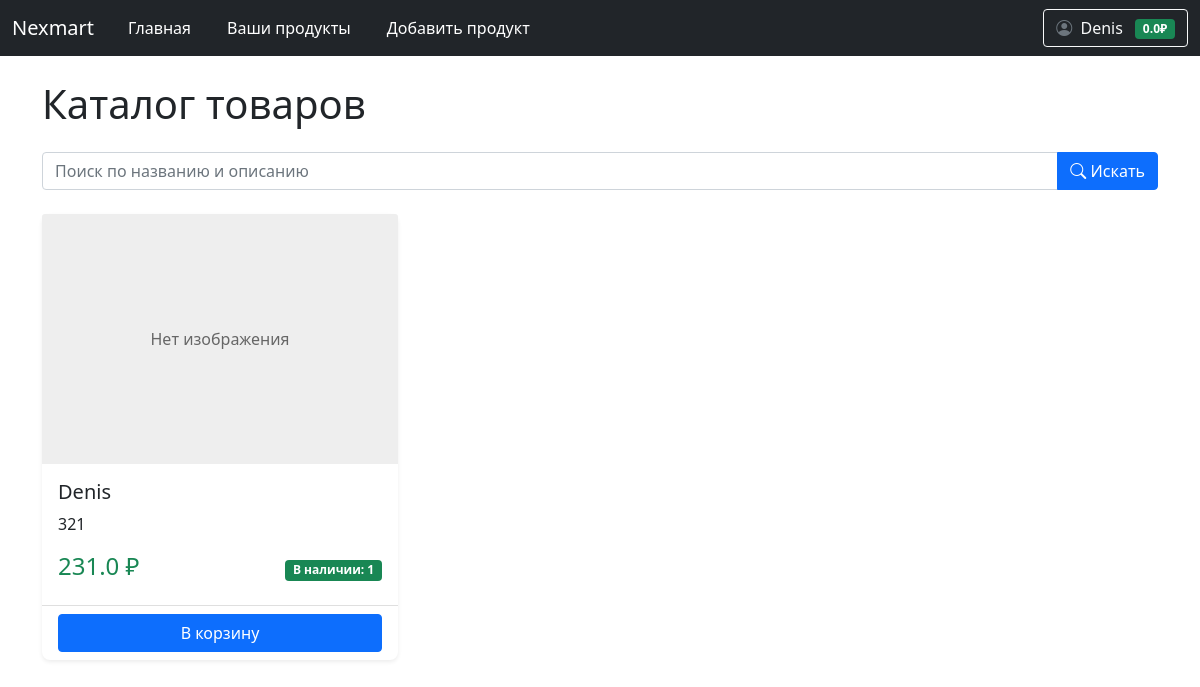
/ (signed in), run on the app's committed database.
### data/user.py (models this page shows, shortened)
class User(SqlAlchemyBase, UserMixin):
    __tablename__ = 'users'
    id = Column(Integer, primary_key=True, autoincrement=True)
    email = Column(String, unique=True, nullable=False)
    hashed_password = Column(String, nullable=False)
    surname = Column(String, nullable=False)
    name = Column(String, nullable=False)
    modified_date = Column(DateTime)
    balance = Column(Float, default=0.0, nullable=False)
    products = relationship("Product", back_populates="user")

### data/product.py (models this page shows)
class Product(SqlAlchemyBase):
    __tablename__ = 'products'
    id = sqlalchemy.Column(sqlalchemy.Integer, primary_key=True, autoincrement=True)
    name = sqlalchemy.Column(sqlalchemy.String, nullable=False)
    price = sqlalchemy.Column(sqlalchemy.Float, nullable=False)
    description = sqlalchemy.Column(sqlalchemy.Text)
    created_date = sqlalchemy.Column(sqlalchemy.DateTime, default=datetime.datetime.now)
    open = sqlalchemy.Column(sqlalchemy.Boolean)  # открыт ли продукт для общего доступа
    amount_available = sqlalchemy.Column(sqlalchemy.Integer)  # сколько есть продукта для продажи
    amount_sell = sqlalchemy.Column(sqlalchemy.Integer)  # сколько продано для статистики
    image = sqlalchemy.Column(sqlalchemy.String)
    user_id = sqlalchemy.Column(sqlalchemy.Integer, sqlalchemy.ForeignKey('users.id'))
    user = sqlalchemy.orm.relationship('User', back_populates='products')

### main.py (the view)
@app.route('/')
def home():
    db_sess = db_session.create_session()
    search = request.args.get('search', '')
    query = db_sess.query(Product).filter(Product.open == True)
    if search:
        products = query.filter(Product.name.ilike(f'%{search}%')).all()
    else:
        products = query.all()
    return render_template('all_products.html', products=products)

### data/db_session.py (called while the page is built)
def create_session() -> Session:
    global __factory
    return __factory()

### main.py (called while the page is built)
@login_manager.user_loader
def load_user(user_id):
    db_sess = db_session.create_session()
    return db_sess.query(User).get(user_id)

### templates/all_products.html (shortened to what this page needs)
{% extends "base.html" %}
{% block content %}
    <h1 class="mb-4">Каталог товаров</h1>
    <form method="GET" action="" class="mb-4">
        <div class="input-group">
            <input type="text" class="form-control"
                   name="search"
                   placeholder="Поиск по названию и описанию"
                   value="{{ request.args.get('search', '') }}">
            <button type="submit" class="btn btn-primary">
                <i class="bi bi-search"></i> Искать
            </button>
        </div>
    </form>
    <div class="row row-cols-1 row-cols-md-3 g-4">
        {% for product in products %}
        <div class="col">
            <div class="card h-100">
                {% if product.image %}
                <img src="{{ url_for('static', filename='upload/' + product.image) }}"
                     class="card-img-top product-image"
                     alt="{{ product.name }}">
                {% else %}
                <div class="card-img-top no-image">Нет изображения</div>
                {% endif %}
                <div class="card-body">
                    <h5 class="card-title">{{ product.name }}</h5>
                    <p class="card-text">{{ product.description }}</p>
                    <div class="d-flex justify-content-between align-items-center">
                        <span class="h4 text-success">{{ product.price }} ₽</span>
                        {% if product.amount_available and product.amount_available > 0 %}
                            <span class="badge bg-success">В наличии: {{ product.amount_available }}</span>
                        {% else %}
                            <span class="badge bg-danger">Нет в наличии</span>
                        {% endif %}
                    </div>
                </div>
                <div class="card-footer bg-transparent">
                    <a href='/user/add_cart/{{product.id}}' class="btn btn-primary w-100">В корзину</a>
                </div>
            </div>
        </div>
        {% else %}
        <div class="col-12">
            <div class="alert alert-warning">
                Товары не найдены. Попробуйте изменить условия поиска.
            </div>
        </div>
        {% endfor %}
    </div>
{% endblock %}

### templates/base.html (shortened to what this page needs)
<!doctype html>
<html lang="ru">
<head>
                    <link href="https://cdn.jsdelivr.net/npm/bootstrap@5.0.2/dist/css/bootstrap.min.css" rel="stylesheet">
                    <link rel="stylesheet" href="https://cdn.jsdelivr.net/npm/bootstrap-icons@1.8.1/font/bootstrap-icons.css">
    <link rel="stylesheet" href="{{ url_for('static', filename='css/style.css') }}">
    <link rel="stylesheet" href="https://cdnjs.cloudflare.com/ajax/libs/font-awesome/6.5.1/css/all.min.css">
    <link rel="stylesheet" href="{{ url_for('static', filename='css/auth_styles.css') }}">
</head>
<body>
<header>
    <nav class="navbar navbar-expand-md navbar-dark bg-dark" aria-label="Fourth navbar example">
        <div class="container-fluid">
          <a class="navbar-brand" href="#">Nexmart</a>
          <div class="collapse navbar-collapse" id="navbarsExample04">
            <ul class="navbar-nav me-auto mb-2 mb-md-0">
              <li class="nav-item">
                <a class="nav-link active" aria-current="page" href="/">Главная</a>
              </li>
                {% if not current_user.is_authenticated %}
                <li class="nav-item">
                <a class="nav-link active" aria-current="page" href="/register"></a>
              </li>
                <li class="nav-item">
                <a class="nav-link active" aria-current="page" href="/login"></a>
              </li>
                {% else %}
                <li class="nav-item">
                <a class="nav-link active" href="/user/products">Ваши продукты</a>
              </li>
                <li class="nav-item">
                <a class="nav-link active" href="/user/products/add">Добавить продукт</a>
              </li>
                {% endif %}
            </ul>
            {% if current_user.is_authenticated %}
            <div class="d-flex align-items-center">
              <div class="dropdown">
                <button class="btn btn-outline-light dropdown-toggle" type="button" id="profileDropdown" data-bs-toggle="dropdown" aria-expanded="false">
                  <i class="bi bi-person-circle me-1"></i>
                  {{ current_user.name }}
                  <span class="badge bg-success ms-2">{{ current_user.balance }}₽</span>
                </button>
              </div>
            </div>
            {% else %}
            <div class="d-flex">
              <a href="/login" class="btn btn-outline-light me-2">Войти</a>
              <a href="/register" class="btn btn-success">Регистрация</a>
            </div>
            {% endif %}
          </div>
        </div>
      </nav>
</header>
<div class="container mt-4">
    {% block content %}{% endblock %}
</div>
</body>
</html>

### static/css/style.css (style rules this page uses)
.no-image { height: 250px; background: #eee; display: flex; align-items: center; justify-content: center; color: #666; }
.navbar-nav .nav-link { position: relative; transition: all 0.5s ease; margin: 0 10px; }
.navbar-nav .nav-link::after { content: ''; position: absolute; width: 0; height: 2px; bottom: 0; left: 50%; background-color: #90caf9; transition: all 0.3s ease; }
.dropdown-toggle { position: relative; transition: all 0.3s ease; }
.badge.bg-success { transition: all 0.3s ease; }
.card { border: none; border-radius: 0.5rem; box-shadow: 0 0.125rem 0.25rem rgba(0, 0, 0, 0.075); transition: all 0.3s ease; }
.bi-person-circle { color: #6c757d; transition: all 0.3s ease; }
.form-control { border-radius: 0.25rem; border: 1px solid #ced4da; transition: all 0.3s ease; }
.btn { position: relative; overflow: hidden; }
.btn::after { content: ''; position: absolute; top: 50%; left: 50%; width: 5px; height: 5px; background: rgba(255, 255, 255, 0.3); opacity: 0; border-radius: 50%; transform: scale(1, 1) translate(-50%, -50%); transform-origin: 50% 50%; }

### data on the page
User: name "Denis", balance "0.0"
Product: shows "Нет изображения", name "Denis", description "321", price "231.0", amount_available "1"
